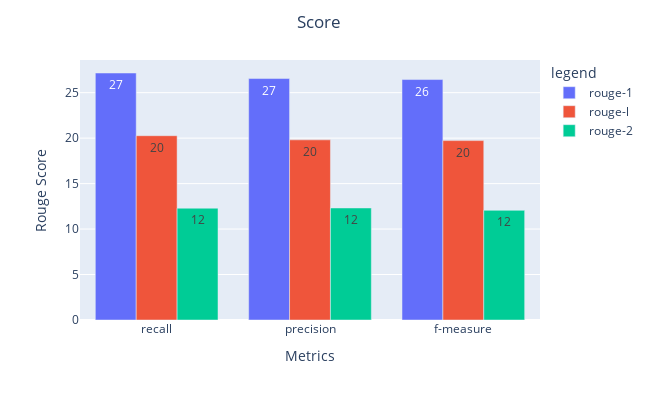

The notebook cell this image was saved under:
### Code cell
fig = px.bar(T5GoogleRouge*100, x=T5GoogleRouge.index, y=T5GoogleRouge.columns,
             barmode='group',
             text_auto='.2s',
             labels={
                     "Algo": "Algorithms",
                     "value": "Rouge Score",
                     "variable": "legend",
                     'index': "Metrics"
                 })

fig.update_layout(width=650,
                  height=400,
                  title={
                  'text': "Score",
                  'y':.96,
                  'x':0.49,
                  'xanchor': 'center',
                  'yanchor': 'top'})


fig.write_html(path + 'mT5Google_plot.html')
# fig.write_image(path + 'mT5Google_plot.png')
fig.show()

### Figure 1 — Plotly figure (JSON) as saved in the notebook; plotly's stock layout.template omitted (floating-point values rounded to 4 significant figures)
{"data": [{"alignmentgroup": "True", "hovertemplate": "legend=rouge-1<br>Metrics=%{x}<br>Rouge Score=%{y}<extra></extra>", "legendgroup": "rouge-1", "marker": {"color": "#636efa", "pattern": {"shape": ""}}, "name": "rouge-1", "offsetgroup": "rouge-1", "orientation": "v", "showlegend": true, "textposition": "auto", "texttemplate": "%{y:.2s}", "x": ["recall", "precision", "f-measure"], "xaxis": "x", "y": [27.16, 26.55, 26.44], "yaxis": "y", "type": "bar"}, {"alignmentgroup": "True", "hovertemplate": "legend=rouge-l<br>Metrics=%{x}<br>Rouge Score=%{y}<extra></extra>", "legendgroup": "rouge-l", "marker": {"color": "#EF553B", "pattern": {"shape": ""}}, "name": "rouge-l", "offsetgroup": "rouge-l", "orientation": "v", "showlegend": true, "textposition": "auto", "texttemplate": "%{y:.2s}", "x": ["recall", "precision", "f-measure"], "xaxis": "x", "y": [20.27, 19.81, 19.73], "yaxis": "y", "type": "bar"}, {"alignmentgroup": "True", "hovertemplate": "legend=rouge-2<br>Metrics=%{x}<br>Rouge Score=%{y}<extra></extra>", "legendgroup": "rouge-2", "marker": {"color": "#00cc96", "pattern": {"shape": ""}}, "name": "rouge-2", "offsetgroup": "rouge-2", "orientation": "v", "showlegend": true, "textposition": "auto", "texttemplate": "%{y:.2s}", "x": ["recall", "precision", "f-measure"], "xaxis": "x", "y": [12.3, 12.32, 12.06], "yaxis": "y", "type": "bar"}], "layout": {"xaxis": {"anchor": "y", "domain": [0, 1], "title": {"text": "Metrics"}}, "yaxis": {"anchor": "x", "domain": [0, 1], "title": {"text": "Rouge Score"}}, "legend": {"title": {"text": "legend"}, "tracegroupgap": 0}, "margin": {"t": 60}, "barmode": "group", "title": {"text": "Score", "y": 0.96, "x": 0.49, "xanchor": "center", "yanchor": "top"}, "width": 650, "height": 400}}
